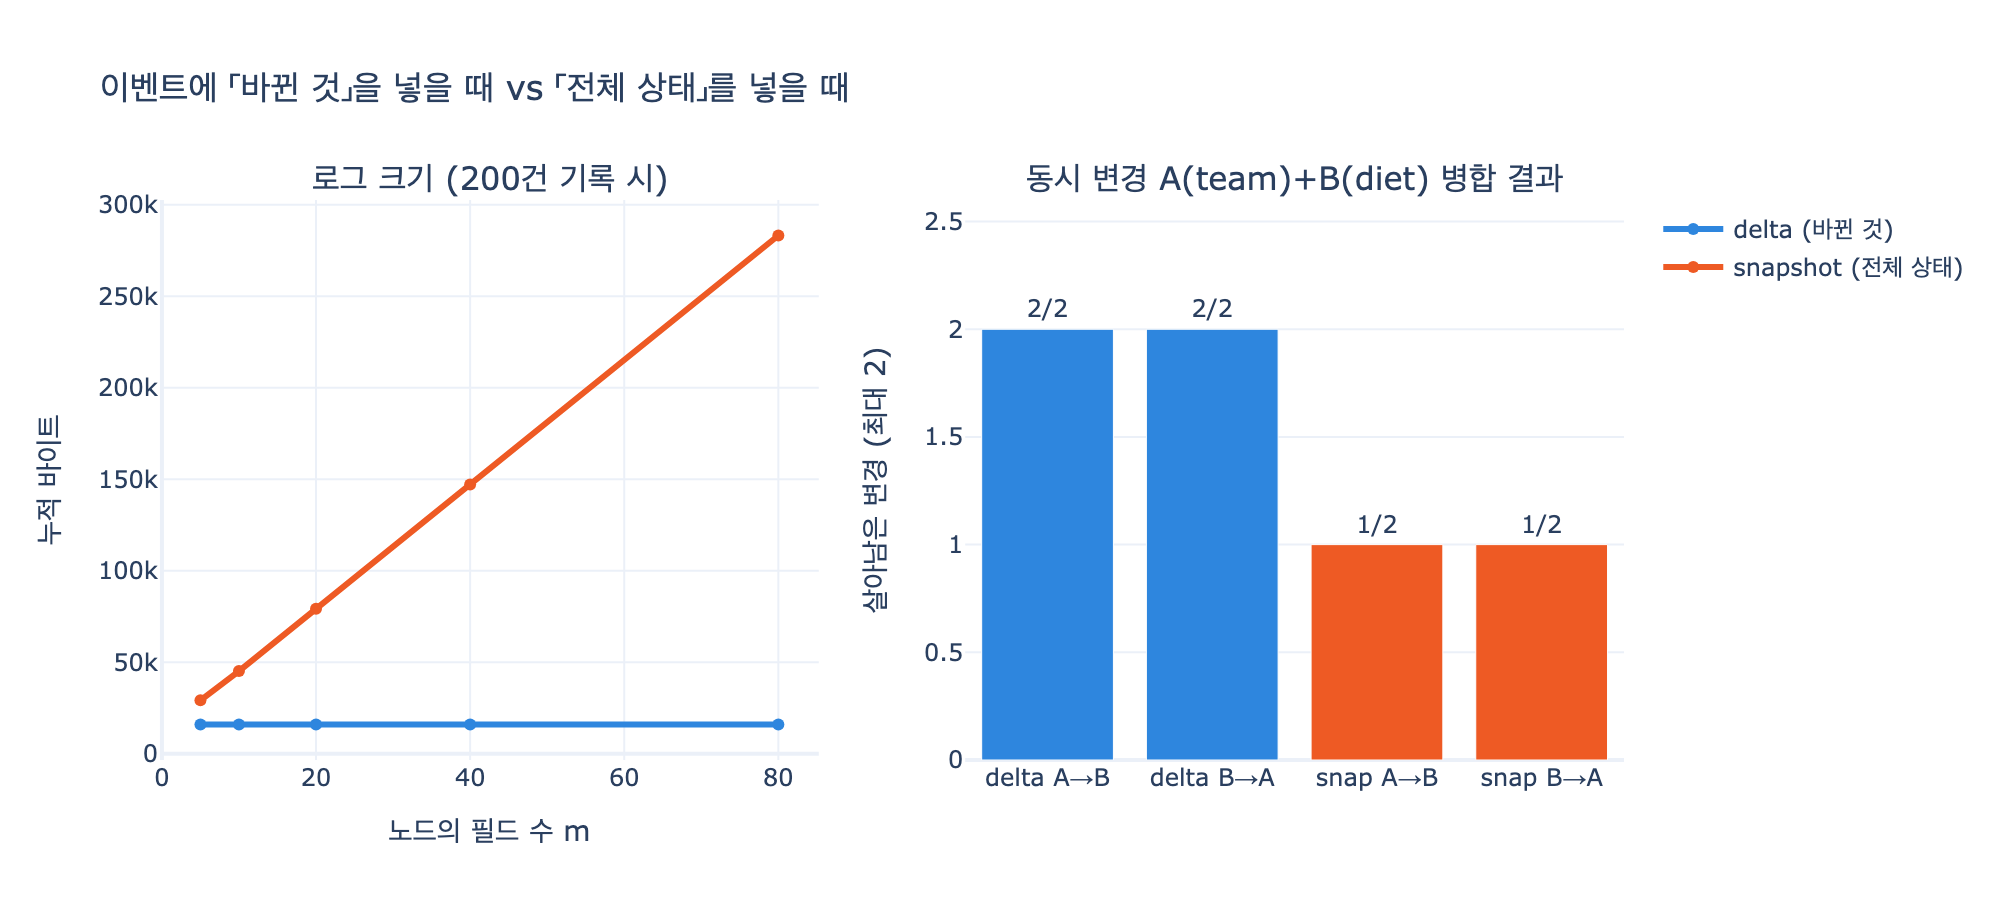

Generate this figure with Python:
# %% [markdown]
# # 이벤트에는 무엇을 넣어야 하는가
#
# 정답은 **「바뀐 것」(delta)** 이다. **「바뀐 뒤 전체 상태」(snapshot)** 를 넣으면
# 두 가지를 잃는다.
#
# 1. **무엇이 바뀌었는지 모른다** — 전체 상태만 보면 이번에 무엇을 건드렸는지
#    이벤트 자체에는 안 적혀 있다. 앞 상태와 비교(diff)해야만 알 수 있고,
#    앞 상태가 없으면(첫 이벤트, 보존 정책으로 잘린 로그) 영영 못 안다.
# 2. **동시 변경을 못 합친다** — 같은 기준 상태에서 갈라진 두 변경이 있을 때
#    delta 는 서로 다른 필드를 건드렸다면 합칠 수 있지만,
#    snapshot 은 통째로 덮으므로 나중 것이 앞 것을 지운다(lost update).
#
# 기호로 쓰면, 상태 $S$, 이벤트 $e$, 접기 함수(리듀서) $f$ 에 대해
#
# $$ S_n = f(S_{n-1},\, e_n) $$
#
# - delta 이벤트: $e_n = \Delta_n$ 이고 $f$ 는 **적용**이다. $S_n = S_{n-1} \oplus \Delta_n$
# - snapshot 이벤트: $e_n = S_n$ 이고 $f$ 는 **덮어쓰기**다. $S_n = e_n$ (앞 상태를 안 본다)
#
# 즉 snapshot 방식은 $f$ 가 $S_{n-1}$ 을 **버리는** 함수라서 정보가 사라진다.
#
# 필요 패키지: plotly, kaleido (없어도 앞부분 셀은 전부 실행된다)

# %%
import copy
import json

def _show(fig):
    try:
        from IPython import get_ipython
        if get_ipython() is not None:
            fig.show()
    except ImportError:
        pass


# 「이서연」이라는 사람 노드 하나. 이 노드가 시간에 따라 바뀐다.
BASE = {
    "name": "이서연",
    "team": "결제팀",
    "role": "팀원",
    "diet": "채식",
    "phone": "010-0000-0000",
}

print(json.dumps(BASE, ensure_ascii=False, indent=2))
# 출력:
# {
#   "name": "이서연",
#   "team": "결제팀",
#   "role": "팀원",
#   "diet": "채식",
#   "phone": "010-0000-0000"
# }

# %% [markdown]
# ## 1. 같은 변경을 두 가지 방식으로 기록한다
#
# 세 번의 변경(팀 이동, 승진, 식성 갱신)을 그대로 두 로그에 적는다.
# **둘은 「지금 상태」에 대해서는 완전히 같은 답을 낸다.** 차이는 그 다음에 드러난다.

# %%
CHANGES = [
    ("2026-04-01T09:00", "hr-sync",    {"team": "정산팀"}),
    ("2026-04-14T11:20", "admin:kim",  {"role": "이끔"}),
    ("2026-05-20T16:40", "agent-4821", {"diet": "비건"}),
]

def build_logs(base, changes):
    delta_log, snap_log = [], []
    cur = copy.deepcopy(base)
    for i, (at, actor, patch) in enumerate(changes, start=1):
        cur = {**cur, **patch}
        delta_log.append({"seq": i, "at": at, "actor": actor, "set": dict(patch)})
        snap_log.append({"seq": i, "at": at, "actor": actor, "state": copy.deepcopy(cur)})
    return delta_log, snap_log

DELTA_LOG, SNAP_LOG = build_logs(BASE, CHANGES)

def fold_delta(base, log):
    st = copy.deepcopy(base)
    for e in log:
        st.update(e["set"])          # S_n = S_{n-1} ⊕ Δ_n
    return st

def fold_snapshot(base, log):
    st = copy.deepcopy(base)
    for e in log:
        st = copy.deepcopy(e["state"])   # S_n = e_n  (앞 상태를 버린다)
    return st

print("delta  접기 :", fold_delta(BASE, DELTA_LOG))
print("snap   접기 :", fold_snapshot(BASE, SNAP_LOG))
print("같은가       :", fold_delta(BASE, DELTA_LOG) == fold_snapshot(BASE, SNAP_LOG))
# 출력:
# delta  접기 : {'name': '이서연', 'team': '정산팀', 'role': '이끔', 'diet': '비건', 'phone': '010-0000-0000'}
# snap   접기 : {'name': '이서연', 'team': '정산팀', 'role': '이끔', 'diet': '비건', 'phone': '010-0000-0000'}
# 같은가       : True

# %% [markdown]
# ## 2. 「무엇이 바뀌었나」를 물어본다
#
# 감사·사고 조사의 첫 질문이다. delta 로그는 이벤트 **한 건만 보면** 답이 나온다.
# snapshot 로그는 이벤트 한 건만으로는 못 답하고, **앞 이벤트와 diff** 를 떠야 한다.

# %%
def changed_from_delta(log):
    return [(e["seq"], e["actor"], sorted(e["set"])) for e in log]

def changed_from_snapshot(log, base=None):
    out = []
    prev = base                      # base 를 모르면 None
    for e in log:
        if prev is None:
            out.append((e["seq"], e["actor"], "?? 앞 상태 없음"))
        else:
            diff = sorted(k for k in e["state"] if e["state"][k] != prev.get(k))
            out.append((e["seq"], e["actor"], diff))
        prev = e["state"]
    return out

print("[delta]    ", *changed_from_delta(DELTA_LOG), sep="\n  ")
print("\n[snapshot] 앞 상태(base)를 알 때", *changed_from_snapshot(SNAP_LOG, BASE), sep="\n  ")
print("\n[snapshot] 앞 상태가 없을 때(로그가 잘렸다)",
      *changed_from_snapshot(SNAP_LOG, None), sep="\n  ")
# 출력:
# [delta]
#   (1, 'hr-sync', ['team'])
#   (2, 'admin:kim', ['role'])
#   (3, 'agent-4821', ['diet'])
#
# [snapshot] 앞 상태(base)를 알 때
#   (1, 'hr-sync', ['team'])
#   (2, 'admin:kim', ['role'])
#   (3, 'agent-4821', ['diet'])
#
# [snapshot] 앞 상태가 없을 때(로그가 잘렸다)
#   (1, 'hr-sync', '?? 앞 상태 없음')
#   (2, 'admin:kim', ['role'])
#   (3, 'agent-4821', ['diet'])

# %% [markdown]
# 여기까지는 「앞 상태만 있으면 diff 로 되잖아」로 보인다. 하지만 diff 는
# **의도를 복원하지 못한다.** 두 가지가 바로 무너진다.
#
# - **되돌아온 값**: `비건 → 육식 → 비건` 을 거치면 처음과 끝의 diff 는 **빈 집합**이다.
#   그 사이에 에이전트가 건드렸다 되돌려 놓은 사실이 사라진다.
#   (28장의 「에이전트가 넣은 것 중 되돌려진 비율」 지표가 바로 이걸 센다.)
# - **덮어쓴 것과 안 건드린 것의 구별**: 같은 값으로 다시 쓴 것인지,
#   손도 안 댄 것인지 snapshot 은 구분 못 한다.

# %%
START = fold_delta(BASE, DELTA_LOG)          # diet=비건, team=정산팀
NOISY = [
    ("2026-06-01T09:00", "agent-4821", {"diet": "육식"}),
    ("2026-06-01T09:05", "user",       {"diet": "비건"}),   # 사람이 원래대로 되돌림
    ("2026-06-02T10:00", "hr-sync",    {"team": "정산팀"}),  # 같은 값으로 재기록
]
d2, s2 = build_logs(START, NOISY)

print("[delta]    각 이벤트가 스스로 무엇을 했는지 말한다")
for e in d2:
    print(f"  seq{e['seq']} {e['actor']:<12} set={e['set']}")

print("\n[snapshot] 처음과 끝만 diff 하면")
last = s2[-1]["state"]
print("  바뀐 필드:", sorted(k for k in last if last[k] != START[k]) or "없음")
print("  → 에이전트가 diet 를 건드렸다 사람이 되돌린 사실이 통째로 사라졌다")

print("\n[snapshot] seq3 에서 hr-sync 가 실제로 무엇을 썼나:",
      sorted(k for k in s2[2]["state"] if s2[2]["state"][k] != s2[1]["state"][k]) or "없음(= 안 건드린 것과 구별 불가)")
# 출력:
# [delta]    각 이벤트가 스스로 무엇을 했는지 말한다
#   seq1 agent-4821   set={'diet': '육식'}
#   seq2 user         set={'diet': '비건'}
#   seq3 hr-sync      set={'team': '정산팀'}
#
# [snapshot] 처음과 끝만 diff 하면
#   바뀐 필드: 없음
#   → 에이전트가 diet 를 건드렸다 사람이 되돌린 사실이 통째로 사라졌다
#
# [snapshot] seq3 에서 hr-sync 가 실제로 무엇을 썼나: 없음(= 안 건드린 것과 구별 불가)

# %% [markdown]
# ## 3. 동시 변경을 합쳐 본다
#
# 같은 기준 상태 $S_0$ 에서 두 행위자가 **동시에** 갈라져 나온다.
#
# - HR 싱크: `team` 을 바꾼다
# - 에이전트: `diet` 를 바꾼다
#
# 서로 **다른 필드**라 도메인적으로는 충돌이 아니다. 둘 다 살아야 한다.
#
# $$ \text{delta: } S = S_0 \oplus \Delta_A \oplus \Delta_B \qquad
#    \text{snapshot: } S = S_B \;(\text{또는} S_A) $$
#
# delta 는 $\oplus$ 가 필드 단위라 둘 다 반영된다. snapshot 은 통째로 덮으므로
# **어느 순서로 접든 한쪽이 통째로 사라진다.**

# %%
S0 = copy.deepcopy(BASE)

A = {"at": "2026-07-01T10:00", "actor": "hr-sync",    "set": {"team": "정산팀"}}
B = {"at": "2026-07-01T10:00", "actor": "agent-4821", "set": {"diet": "비건"}}

# 각자 자기 쪽에서 만든 「바뀐 뒤 전체 상태」
A_snap = {**S0, **A["set"]}
B_snap = {**S0, **B["set"]}

def merge_delta(base, evs):
    st = copy.deepcopy(base)
    for e in evs:
        st.update(e["set"])
    return st

def merge_snapshot(base, snaps):
    st = copy.deepcopy(base)
    for s in snaps:
        st = copy.deepcopy(s)
    return st

want = {**S0, "team": "정산팀", "diet": "비건"}

for label, got in (
    ("delta  A→B", merge_delta(S0, [A, B])),
    ("delta  B→A", merge_delta(S0, [B, A])),
    ("snap   A→B", merge_snapshot(S0, [A_snap, B_snap])),
    ("snap   B→A", merge_snapshot(S0, [B_snap, A_snap])),
):
    lost = sorted(k for k in want if got[k] != want[k])
    print(f"{label}: team={got['team']:<5} diet={got['diet']:<5} "
          f"{'OK 둘 다 반영' if not lost else '유실: ' + ','.join(lost)}")
# 출력:
# delta  A→B: team=정산팀   diet=비건    OK 둘 다 반영
# delta  B→A: team=정산팀   diet=비건    OK 둘 다 반영
# snap   A→B: team=결제팀   diet=비건    유실: team
# snap   B→A: team=정산팀   diet=채식    유실: diet

# %% [markdown]
# delta 는 **순서를 바꿔도 결과가 같다**(서로 다른 필드라 교환 가능).
# snapshot 은 순서가 답을 바꾸고, 어느 쪽이든 한 필드를 잃는다.
# 게다가 **잃었다는 사실조차 로그에 안 남는다** — snapshot 은 늘 "정상적인 전체 상태"처럼 보인다.
#
# 그리고 delta 는 **같은 필드**를 동시에 건드렸을 때만 진짜 충돌이라고 말할 수 있다.
# snapshot 은 모든 동시 쓰기를 전부 충돌로 만든다.

# %%
def conflict_fields(base, evs):
    """delta 라면 「실제로 겹치는 필드」만 충돌이다."""
    touched = {}
    for e in evs:
        for k, v in e["set"].items():
            touched.setdefault(k, []).append((e["actor"], v))
    return {k: v for k, v in touched.items() if len(v) > 1 and len({x[1] for x in v}) > 1}

C = {"at": "2026-07-01T10:00", "actor": "user", "set": {"diet": "채식"}}

print("A(team) vs B(diet)  충돌 필드:", conflict_fields(S0, [A, B]) or "없음 → 자동 병합 가능")
print("B(diet) vs C(diet)  충돌 필드:", conflict_fields(S0, [B, C]))
print("\nsnapshot 이라면 두 경우 모두 「전체 상태가 다르다」로만 보이고,")
print("어느 것이 진짜 충돌인지 시스템이 구별할 수 없다:",
      B_snap != {**S0, **C['set']})
# 출력:
# A(team) vs B(diet)  충돌 필드: 없음 → 자동 병합 가능
# B(diet) vs C(diet)  충돌 필드: {'diet': [('agent-4821', '비건'), ('user', '채식')]}
#
# snapshot 이라면 두 경우 모두 「전체 상태가 다르다」로만 보이고,
# 어느 것이 진짜 충돌인지 시스템이 구별할 수 없다: True

# %% [markdown]
# ## 4. 값: 로그 크기
#
# delta 이벤트의 크기는 **바꾼 필드 수**에 비례한다. snapshot 이벤트의 크기는
# **상태 전체 크기**에 비례한다. 노드가 $m$ 개 필드를 갖고 이벤트가 $n$ 건이면
#
# $$ \text{delta} \sim O(n \cdot k),\quad \text{snapshot} \sim O(n \cdot m),\quad k \ll m $$
#
# 필드가 많은 노드일수록 격차가 벌어진다. (전체 상태를 통째로 남기는 것 자체가
# 나쁜 건 아니다. 다만 그건 **스냅숏**이고, 이벤트를 대체하는 게 아니라
# 재생을 짧게 하려고 **주기적으로** 곁들이는 것이다.)

# %%
def jbytes(o):
    return len(json.dumps(o, ensure_ascii=False).encode())

WIDTHS = [5, 10, 20, 40, 80]
N_EVENTS = 200
rows = []
for m in WIDTHS:
    state = {f"f{i}": f"값{i:03d}" for i in range(m)}
    d = sum(jbytes({"seq": i, "at": "2026-07-01T10:00", "actor": "hr-sync",
                    "set": {"f0": f"v{i}"}}) for i in range(N_EVENTS))
    s = sum(jbytes({"seq": i, "at": "2026-07-01T10:00", "actor": "hr-sync",
                    "state": {**state, "f0": f"v{i}"}}) for i in range(N_EVENTS))
    rows.append((m, d, s, s / d))

print(f"{'필드수':>6}{'delta(B)':>12}{'snapshot(B)':>14}{'배수':>8}")
for m, d, s, r in rows:
    print(f"{m:>6}{d:>12,}{s:>14,}{r:>7.1f}x")
# 출력:
#    필드수    delta(B)   snapshot(B)      배수
#      5      15,980        29,180     1.8x
#     10      15,980        45,180     2.8x
#     20      15,980        79,180     5.0x
#     40      15,980       147,180     9.2x
#     80      15,980       283,180    17.7x

# %% [markdown]
# ## 5. 시각화
#
# 왼쪽: 로그 크기 증가. 오른쪽: 동시 변경 병합 결과(살아남은 필드 수).

# %%
try:
    import plotly.graph_objects as go
    from plotly.subplots import make_subplots

    fig = make_subplots(
        rows=1, cols=2,
        subplot_titles=("로그 크기 (200건 기록 시)", "동시 변경 A(team)+B(diet) 병합 결과"),
    )

    fig.add_trace(go.Scatter(x=[r[0] for r in rows], y=[r[1] for r in rows],
                             mode="lines+markers", name="delta (바뀐 것)",
                             line=dict(color="#2E86DE", width=3)), row=1, col=1)
    fig.add_trace(go.Scatter(x=[r[0] for r in rows], y=[r[2] for r in rows],
                             mode="lines+markers", name="snapshot (전체 상태)",
                             line=dict(color="#EE5A24", width=3)), row=1, col=1)

    labels = ["delta A→B", "delta B→A", "snap A→B", "snap B→A"]
    kept = []
    for got in (merge_delta(S0, [A, B]), merge_delta(S0, [B, A]),
                merge_snapshot(S0, [A_snap, B_snap]), merge_snapshot(S0, [B_snap, A_snap])):
        kept.append(sum(1 for k in ("team", "diet") if got[k] == want[k]))
    fig.add_trace(go.Bar(x=labels, y=kept, name="반영된 변경 수",
                         marker_color=["#2E86DE", "#2E86DE", "#EE5A24", "#EE5A24"],
                         text=[f"{v}/2" for v in kept], textposition="outside",
                         showlegend=False), row=1, col=2)

    fig.update_xaxes(title_text="노드의 필드 수 m", row=1, col=1)
    fig.update_yaxes(title_text="누적 바이트", row=1, col=1)
    fig.update_yaxes(title_text="살아남은 변경 (최대 2)", range=[0, 2.6], row=1, col=2)
    fig.update_layout(title_text="이벤트에 「바뀐 것」을 넣을 때 vs 「전체 상태」를 넣을 때",
                      width=1000, height=460, template="plotly_white")

    _show(fig)
    fig.write_image("expy.png", scale=2)
    print("expy.png 저장 완료")
except ImportError as e:
    print("plotly/kaleido 없음 — 시각화 생략:", e)
# 출력:
# expy.png 저장 완료

# %% [markdown]
# ## 정리
#
# | | delta (「바뀐 것」) | snapshot (「바뀐 뒤 전체 상태」) |
# |---|---|---|
# | 무엇이 바뀌었나 | 이벤트 한 건이 스스로 말한다 | 앞 상태와 diff 해야 하고, 되돌린 변경은 소실 |
# | 누가 무엇을 건드렸나 | 그대로 나온다 | 같은 값 재기록 = 안 건드림, 구별 불가 |
# | 동시 변경 병합 | 다른 필드면 자동 병합, 순서 무관 | 통째로 덮음 → 한쪽 유실, 순서가 답을 바꿈 |
# | 진짜 충돌 판별 | 겹치는 필드만 충돌 | 모든 동시 쓰기가 충돌처럼 보임 |
# | 로그 크기 | $O(n \cdot k)$ | $O(n \cdot m)$ |
#
# 전체 상태를 저장하는 일 자체를 금지하는 게 아니다. 그건 **스냅숏**의 역할이고,
# 재생 시간을 상한으로 묶기 위해 **주기적으로** 찍는 것이다.
# **이벤트**는 어디까지나 「바뀐 것」이어야 한다.
